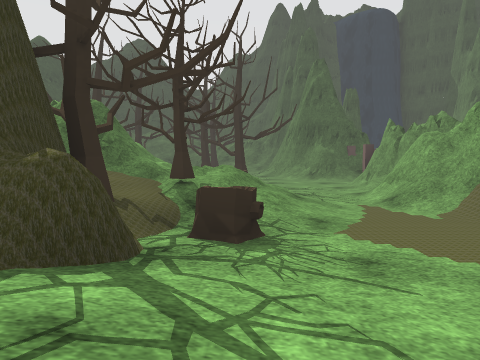
view 1 (above)

16 first-person views from a walk through a 3-D level made in the Unity game engine. The camera is 1.26 m above the floor, tilts 4° down and sees 70° across. The floor is counted in squares, 1.83 m on a side. Each view is taken from the middle of a square. On the plan, view 1 faces up. The plan holds only what a view shows up to about 10 squares ahead; the rest is blank. The place goes on beyond the plan. The player is left out. Some animated figures are left out. Some surface patterns are stand-ins.

view 2
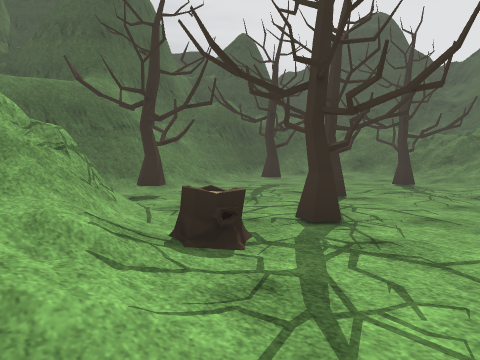

view 3
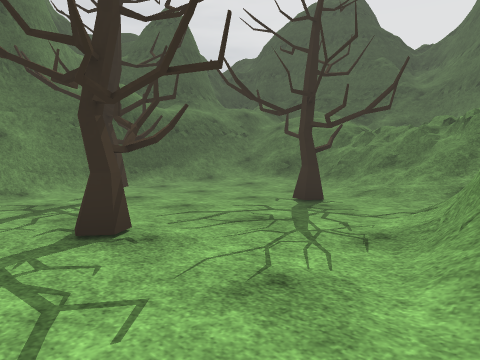

view 4
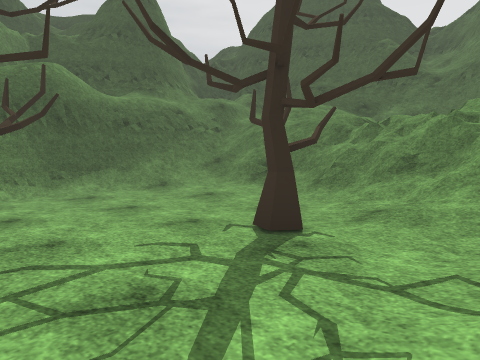

view 5
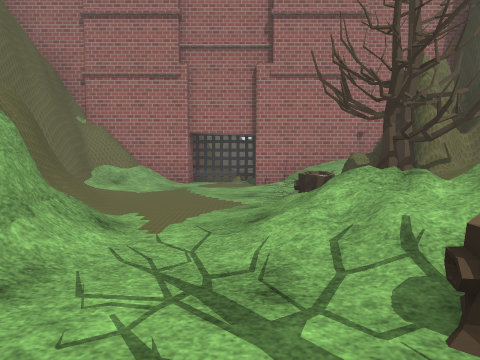

view 6
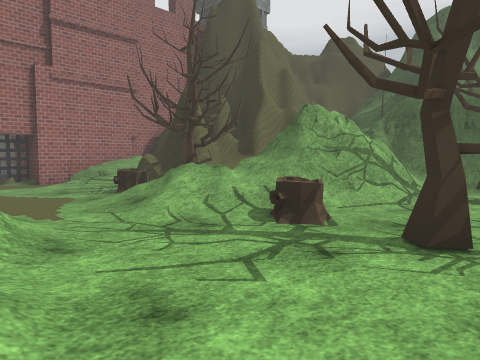

view 7
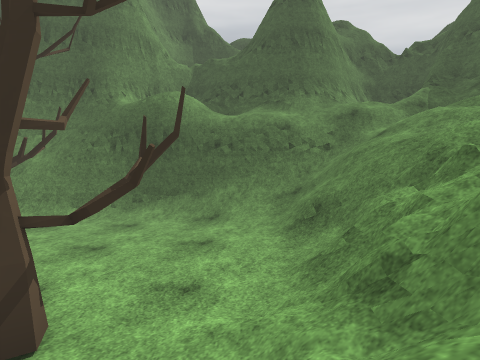

view 8
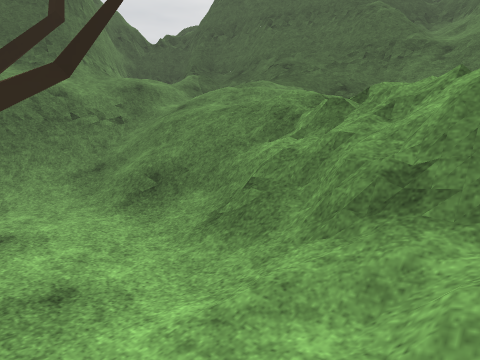

view 9
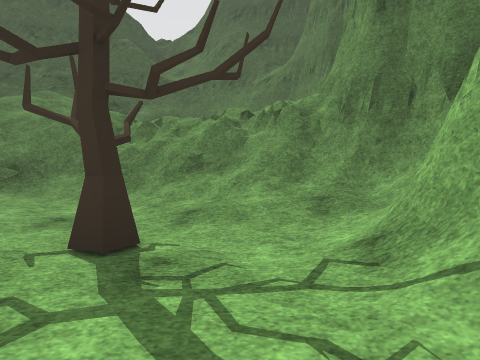

view 10
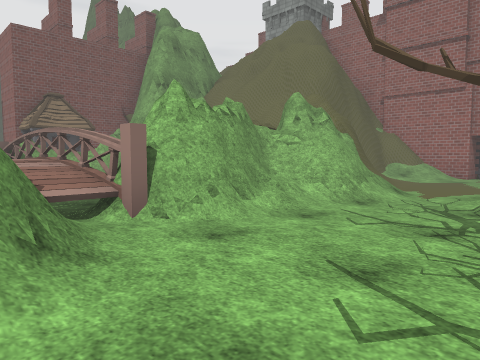

view 11
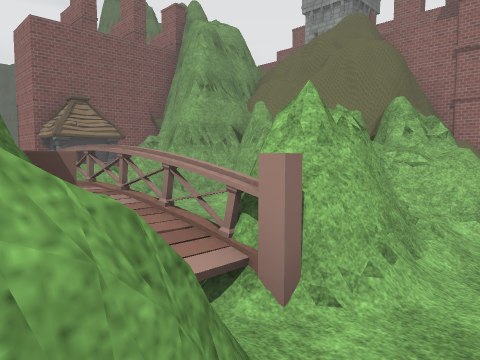

view 12
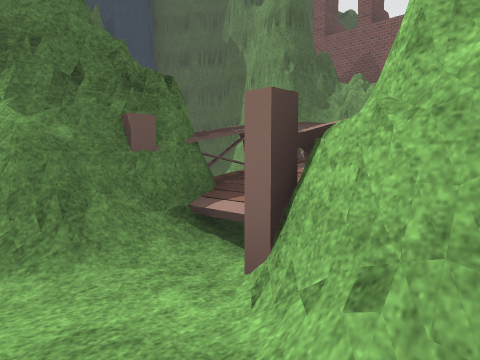

view 13
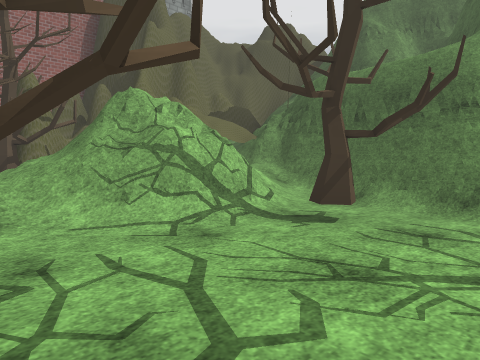

view 14
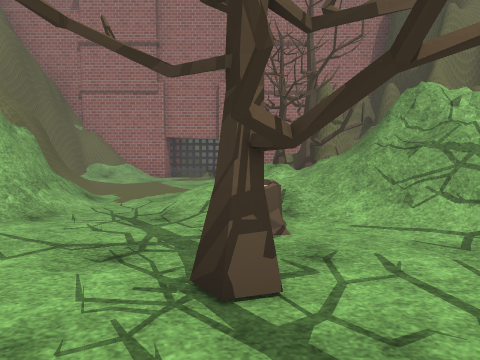

view 15
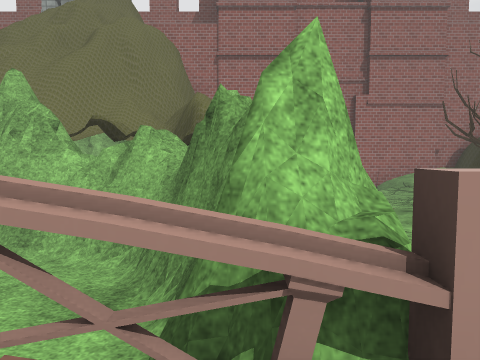

view 16
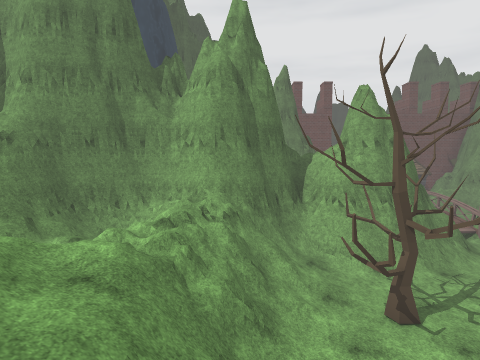

### Floor plan
Key: @ floor where view 1 was taken; # wall or solid block; x gap in a wall; . main floor; : floor 0.25 m higher than the main floor; + floor 0.5 m higher than the main floor; * floor 1 m higher than the main floor; % floor 5.25 m higher than the main floor; / step, stairs or slope; = window, fence, low wall or low ledge; ^ raised ledge; v drop or lower ground; O other object.
Columns run from 9 left of view 1 to 8 right of it. Each row starts with its distance up from view 1.
 23      ##=#
 22     ##^##
 21  #####==###
 20 ##%/=/////##
 19 # ///// //##
 18 ##/////////#
 17  #/////////#
 16  #//////v=/#
 15  #/#/::./=/#     v
 14  #/#/...O./##    v
 13  #/#....../#
 12  #/#....../##
 11  ##=/.O.O../##vv
 10  ##=/...O.../+**
  9   ###....O../#^^^^
  8    ##.O..O../#vv
  7    ##/x/.O../##vvv
  6    #//==//..######
  5    =## =//..##
  4     =#=OO/../#
  3      ###OO../#
  2      ####..../
  1       # +:.../#
  0       #//@../##
 -1       ####O###
 -2          ###

Where each view was taken, in squares from view 1:
view 1: 0 up, 0 right, facing up
view 2: 5 up, 2 right, facing up-left
view 3: 9 up, 2 right, facing up-left
view 4: 11 up, 1 right, facing up-left
view 5: 8 up, 1 right, facing down
view 6: 9 up, 3 right, facing down-left
view 7: 15 up, 1 right, facing left
view 8: 14 up, 0 right, facing up-left
view 9: 11 up, 0 right, facing up
view 10: 11 up, 0 right, facing down-right
view 11: 11 up, 2 right, facing down-right
view 12: 8 up, 2 right, facing up-right
view 13: 10 up, 0 right, facing down-left
view 14: 10 up, 0 right, facing down
view 15: 10 up, 4 right, facing down
view 16: 16 up, 6 left, facing right
